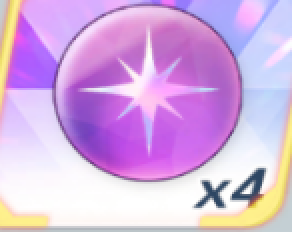
#> input picture cell_0_0_original.png, 146 x 116 px (shown 2 times larger)
$ python -i _grid.py   (imports and definitions only)
#> lines starting #> are read from the running program, lines starting #| are printed output that depends on the picture; after the words box and inside, x2 and y2 are one past the last pixel; in counts of white or black regions, pixels touching at a corner belong together
#> further down, picture is the input picture: shape (116, 146, 3); mean B, G, R 225.5, 174.4, 213.3
"""Inventory card grid detection from repeated borders, independent of padding."""

from dataclasses import dataclass

import cv2
import numpy as np
from numpy.typing import NDArray


@dataclass(slots=True)
class CellRegion:
    row: int
    col: int
    x: int
    y: int
    width: int
    height: int

    def extract_roi(self, image: NDArray[np.uint8]) -> NDArray[np.uint8]:
        return image[self.y : self.y + self.height, self.x : self.x + self.width]


def _groups(values, tolerance):
    groups: list[list] = []
    for value in sorted(values):
        if not groups or value - float(np.median(groups[-1])) > tolerance:
            groups.append([value])
        else:
            groups[-1].append(value)
    return [float(np.median(group)) for group in groups]


def detect_grid(image: NDArray[np.uint8]) -> list[CellRegion]:
    gray = cv2.cvtColor(image, cv2.COLOR_BGR2GRAY)
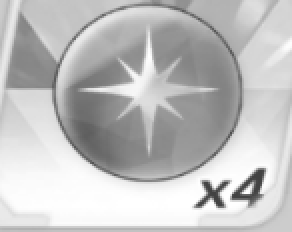
#> gray: shape (116, 146) (shown 2 times larger); min 66, max 255, mean 191.8
    hsv = cv2.cvtColor(image, cv2.COLOR_BGR2HSV)
#> hsv: shape (116, 146, 3); mean H, S, V 113.8, 74.2, 233.5
    white = (
        (gray > float(np.percentile(gray, 99)) * 0.95) & (hsv[:, :, 1] < 50)
    ).astype(np.uint8) * 255
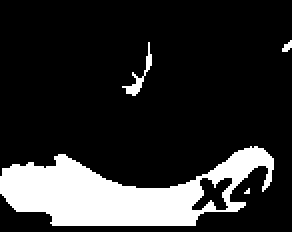
#> white: shape (116, 146) (shown 2 times larger); 17.4% white; 4 white regions (2 under 20 px), largest, box (x1, y1, x2, y2) and area: (0, 73, 137, 113) 2845, (61, 21, 76, 48) 85
    white = cv2.morphologyEx(white, cv2.MORPH_CLOSE, np.ones((3, 3), np.uint8))
#> white: shape (116, 146); 17.5% white; 4 white regions (2 under 20 px)
    contours, _ = cv2.findContours(white, cv2.RETR_LIST, cv2.CHAIN_APPROX_SIMPLE)
#> contours = 5 contours, 2 with area under 20; largest, box (x1, y1, x2, y2) and area: (0, 73, 137, 113) 2856, (96, 88, 117, 106) 208, (61, 21, 76, 48) 52
    rects = [cv2.boundingRect(contour) for contour in contours]
#> rects = [(122, 94, 3, 3), (96, 88, 21, 18), (0, 73, 137, 40), (61, 21, 15, 27), (141, 20, 5, 6)]
    rects = [
        r
        for r in rects
        if 0.8 < r[2] / r[3] < 1.6
        and 0.001 * gray.size < r[2] * r[3] < 0.1 * gray.size
        and min(r[2:]) >= 20
    ]
#> rects = []
    distinct = []
    for x, y, w, h in sorted(rects, key=lambda r: r[2] * r[3], reverse=True):
        if any(
            max(0, min(x + w, a + c) - max(x, a))
            * max(0, min(y + h, b + d) - max(y, b))
            > 0.8 * w * h
            for a, b, c, d in distinct
        ):
            continue
        distinct.append((x, y, w, h))
#> this loop made 0 passes
#> after the loop, distinct = []
    if not distinct:
#> (the run stopped early here; a loop or call above may not have finished)

$ run again, on cell_0_1.png
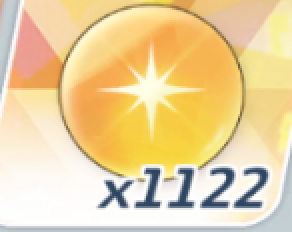
#> input picture cell_0_1.png, 146 x 116 px (shown 2 times larger)
#> picture is the input picture: shape (116, 146, 3); mean B, G, R 158.9, 210.1, 235.2
#> in detect_grid, `gray = cv2.cvtColor(image, cv2.COLOR_BGR2GRAY)`:
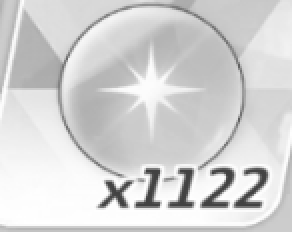
#> gray: shape (116, 146) (shown 2 times larger); min 66, max 255, mean 211.8
#> hsv: shape (116, 146, 3); mean H, S, V 30.3, 87.4, 237.7
#> in detect_grid, `white = cv2.morphologyEx(white, cv2.MORPH_CLOSE, np.ones((3, 3), np.ui..`:
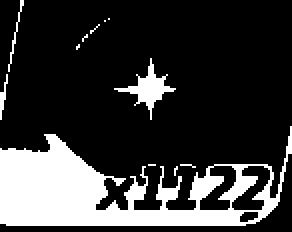
#> white: shape (116, 146) (shown 2 times larger); 21.4% white; 12 white regions (8 under 20 px)
#> contours = 15 contours, 10 with area under 20; largest, box (x1, y1, x2, y2) and area: (0, 63, 146, 113) 3433, (115, 82, 136, 106) 262, (99, 82, 119, 106) 258, (57, 29, 88, 60) 192, (119, 105, 130, 112) 46
#> in detect_grid, `rects = [cv2.boundingRect(contour) for contour in contours]`: rects = [(119, 105, 11, 7), (115, 82, 21, 24), (99, 82, 20, 24), (87, 83, 2, 5), (90, 82, 8, 2), (74, 82, 4, 1), (0, 63, 146, 50), (0, 37, 4, 23), (57, 29, 31, 31), (38, 22, 2, 3), (41, 17, 3, 4), (45, 12, 5, 5), (52, 10, 1, 1), (54, 9, 1, 1), (4, 0, 8, 36)]
#> in detect_grid, `rects = [ r for r in rects if 0.8 < r[2] / r[3] < 1.6 and 0.001 * gray..`: rects = [(115, 82, 21, 24), (99, 82, 20, 24), (57, 29, 31, 31)]
#> the loop in detect_grid, `for x, y, w, h in sorted(rects, key=lambda r: r[2] * r[3], reverse=Tru..` made 3 passes
#> after the loop in detect_grid, `for x, y, w, h in sorted(rects, key=lambda r: r[2] * r[3], reverse=Tru..`: distinct = [(57, 29, 31, 31), (115, 82, 21, 24), (99, 82, 20, 24)]
#> clusters = [[(57, 29, 31, 31)], [(115, 82, 21, 24), (99, 82, 20, 24)], [(115, 82, 21, 24), (99, 82, 20, 24)]]
#> cluster = [(115, 82, 21, 24), (99, 82, 20, 24)]
